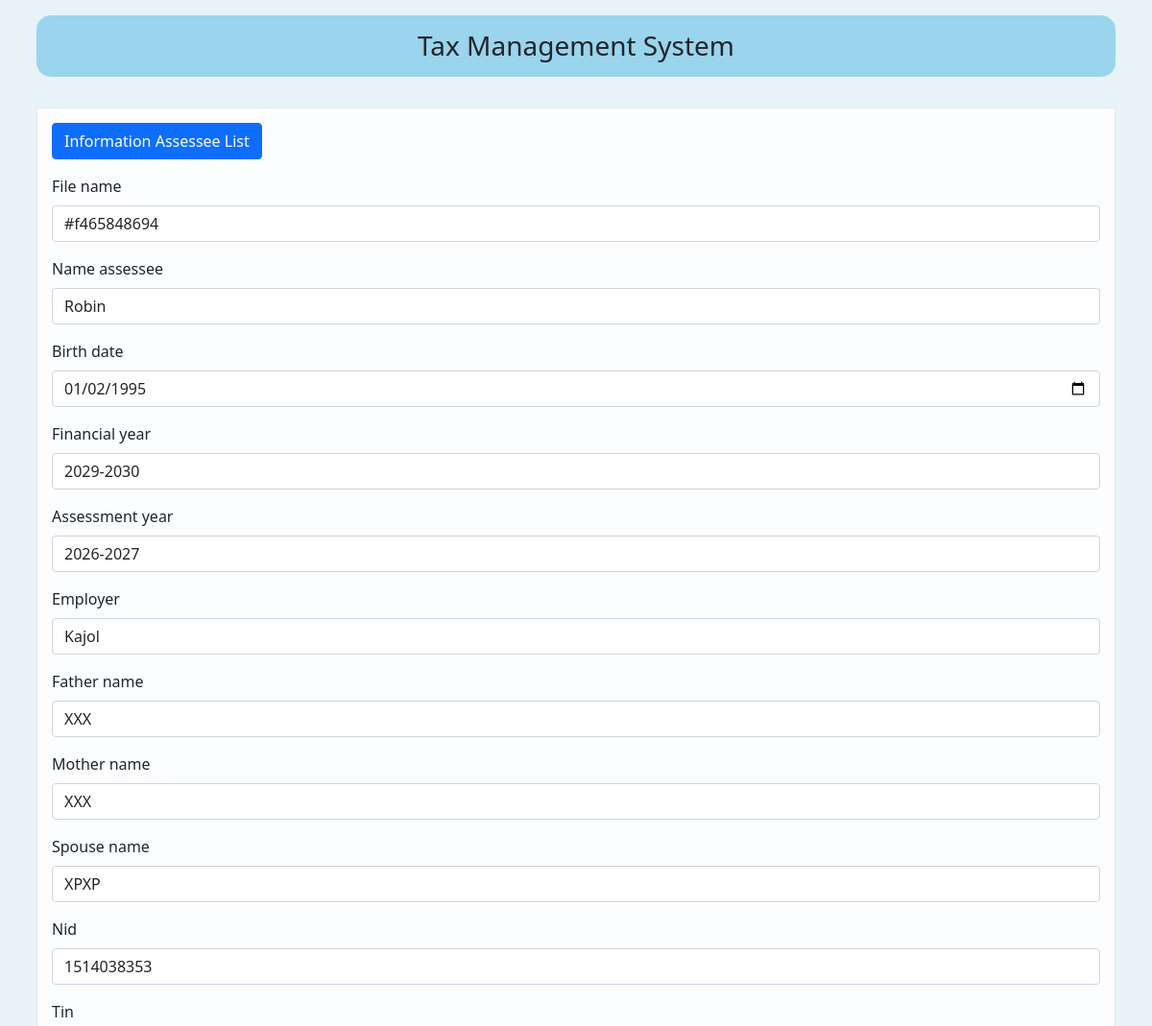
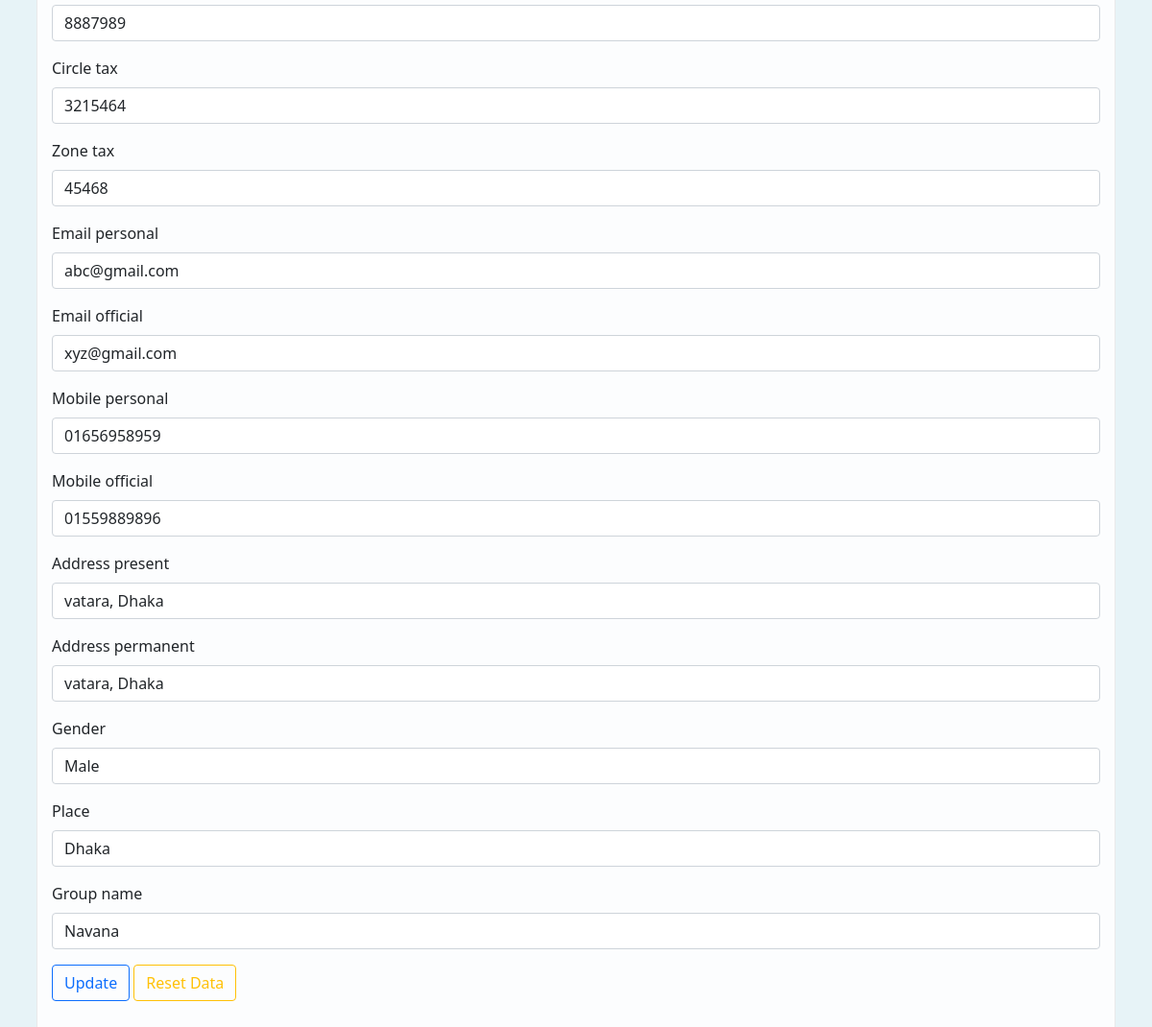
The app's page /information_assessee/1/ with its own data (2 pictures, top to bottom).
### information_assessee/models.py (models this page shows, shortened)
class InformationAssessee(models.Model):
    file_name = models.CharField(max_length=64, blank=True)
    name_assessee = models.CharField(max_length=64, blank=True)
    birth_date = models.DateField(blank=True, null=True)
    S_CHOICES = (
        ('2023-2024', '2023-2024'),
        ('2024-2025', '2024-2025'),
        ('2025-2026', '2025-2026'),
        ('2026-2027', '2026-2027'),
        ('2027-2028', '2027-2028'),
        ('2028-2029', '2028-2029'),
        ('2029-2030', '2029-2030'),
        ('2030-2031', '2030-2031'),
        ('2031-2032', '2031-2032'),
        ('2032-2033', '2032-2033'),
    )
    financial_year = CharField(max_length=32, blank=True, choices=S_CHOICES)
    assessment_year = CharField(max_length=32, blank=True, choices=S_CHOICES)
    employer = models.CharField(max_length=64, blank=True)
    father_name = models.CharField(max_length=64, blank=True)
    mother_name = models.CharField(max_length=64, blank=True)
    spouse_name = models.CharField(max_length=64, blank=True)
    nid = models.CharField(max_length=64, blank=True)
    tin = models.CharField(max_length=64, blank=True)
    circle_tax = models.CharField(max_length=64, blank=True)
    zone_tax = models.CharField(max_length=64, blank=True)
    email_personal = models.EmailField(max_length=64, blank=True, unique=True)
    email_official = models.EmailField(max_length=64, blank=True, unique=True)
    mobile_personal = models.CharField(max_length=32, blank=True)
    mobile_official = models.CharField(max_length=32, blank=True)
    address_present = models.CharField(max_length=256, blank=True)
    address_permanent = models.CharField(max_length=256, blank=True)
    GENDER_CHOICES = (
        ('M', 'Male'),
        ('F', 'Female'),
        ('O', 'Others'),
    )
    gender = models.CharField(max_length=1, choices=GENDER_CHOICES)
    place = models.CharField(max_length=32, blank=True)
    group_name = models.CharField(max_length=32, blank=True)

### information_assessee/views.py (the view)
# urls.py: path('<int:pk>/', views.info_ssessee_update, name='info_ssessee_update'),
def info_ssessee_update(request, pk):
    get_info_ssessee_data = get_object_or_404(InformationAssessee, pk=pk)
    form = InformationAssesseeForm(instance=get_info_ssessee_data)
    if request.method == "POST":
        form = InformationAssesseeForm(request.POST, instance=get_info_ssessee_data)
        if form.is_valid():
            form.save()
            return redirect('info_ssessee_read')
    context = {
        'form':form
    }
    return render(request, 'information_assessee/update.html', context)

### templates/information_assessee/update.html (shortened to what this page needs)
<!DOCTYPE html>
<html lang="en">
<head>
    <link href="https://cdn.jsdelivr.net/npm/bootstrap@5.1.3/dist/css/bootstrap.min.css" rel="stylesheet"
>
</head>
<body style="background-color:#add8e64a;">
    <div class="container">
            <div class="row gx-2 pt-3">
            <h3 class="text-center" style="background-color: #87ceebcc; padding: 15px; border-radius: 15px; width: 100%;">Tax Management System</h3>
                <div class="col-md-12 mt-4" style="border:1px solid #80808029; padding:15px;background-color:#ffffffde;">
                    <a class="btn btn-primary mb-3" href="{% url 'info_ssessee_read' %}">Information Assessee List</a>
                    <form method="post" novalidate>
                        <div class="mb-3">
                            <label for="file_name" class="form-label">{{form.file_name.label}}</label>
                            {{form.file_name}}
                        </div>
                        <div class="mb-3">
                            <label for="name_assessee" class="form-label">{{form.name_assessee.label}}</label>
                            {{form.name_assessee}}
                        </div>
                        <div class="mb-3">
                            <label for="birth_date" class="form-label">{{form.birth_date.label}}</label>
                            {{form.birth_date}}
                        </div>
                        <div class="mb-3">
                            <label for="financial_year" class="form-label">{{form.financial_year.label}}</label>
                            {{form.financial_year}}
                        </div>
                        <div class="mb-3">
                            <label for="assessment_year" class="form-label">{{form.assessment_year.label}}</label>
                            {{form.assessment_year}}
                        </div>
                        <div class="mb-3">
                            <label for="employer" class="form-label">{{form.employer.label}}</label>
                            {{form.employer}}
                        </div>
                        <div class="mb-3">
                            <label for="father_name" class="form-label">{{form.father_name.label}}</label>
                            {{form.father_name}}
                        </div>
                        <div class="mb-3">
                            <label for="mother_name" class="form-label">{{form.mother_name.label}}</label>
                            {{form.mother_name}}
                        </div>
                        <div class="mb-3">
                            <label for="spouse_name" class="form-label">{{form.spouse_name.label}}</label>
                            {{form.spouse_name}}
                        </div>
                        <div class="mb-3">
                            <label for="nid" class="form-label">{{form.nid.label}}</label>
                            {{form.nid}}
                        </div>
                        <div class="mb-3">
                            <label for="tin" class="form-label">{{form.tin.label}}</label>
                            {{form.tin}}
                        </div>
                        <div class="mb-3">
                            <label for="circle_tax" class="form-label">{{form.circle_tax.label}}</label>
                            {{form.circle_tax}}
                        </div>
                        <div class="mb-3">
                            <label for="zone_tax" class="form-label">{{form.zone_tax.label}}</label>
                            {{form.zone_tax}}
                        </div>
                        <div class="mb-3">
                            <label for="email_personal" class="form-label">{{form.email_personal.label}}</label>
                            {{form.email_personal}}
                        </div>
                        <div class="mb-3">
                            <label for="email_official" class="form-label">{{form.email_official.label}}</label>
                            {{form.email_official}}
                        </div>
                        <div class="mb-3">
                            <label for="mobile_personal" class="form-label">{{form.mobile_personal.label}}</label>
                            {{form.mobile_personal}}
                        </div>
                        <div class="mb-3">
                            <label for="mobile_official" class="form-label">{{form.mobile_official.label}}</label>
                            {{form.mobile_official}}
                        </div>
                        <div class="mb-3">
                            <label for="address_present" class="form-label">{{form.address_present.label}}</label>
                            {{form.address_present}}
                        </div>
                        <div class="mb-3">
                            <label for="address_permanent" class="form-label">{{form.address_permanent.label}}</label>
                            {{form.address_permanent}}
                        </div>
                        <div class="mb-3">
                            <label for="gender" class="form-label">{{form.gender.label}}</label>
                            {{form.gender}}
                        </div>
                        <div class="mb-3">
                            <label for="place" class="form-label">{{form.place.label}}</label>
                            {{form.place}}
                        </div>
                        <div class="mb-3">
                            <label for="group_name" class="form-label">{{form.group_name.label}}</label>
                            {{form.group_name}}
                        </div>
                        <div class="mb-3">
                            <button type="submit" class="btn btn-outline-primary">Update</button>
                            <button type="reset" class="btn btn-outline-warning">Reset Data</button>
                        </div>
                </div>
            </div>
        </div>
</body>
</html>

### records on screen
InformationAssessee: file_name "#f465848694", name_assessee "Robin", birth_date "01/02/1995", financial_year "2029-2030", assessment_year "2026-2027", employer "Kajol", father_name "XXX", mother_name "XXX", spouse_name "XPXP", nid "1514038353", tin "8887989", circle_tax "3215464", zone_tax "45468", email_personal "abc@gmail.com", email_official "xyz@gmail.com", mobile_personal "01656958959", mobile_official "01559889896", address_present "vatara, Dhaka", address_permanent "vatara, Dhaka", gender "Male", place "Dhaka", group_name "Navana"
